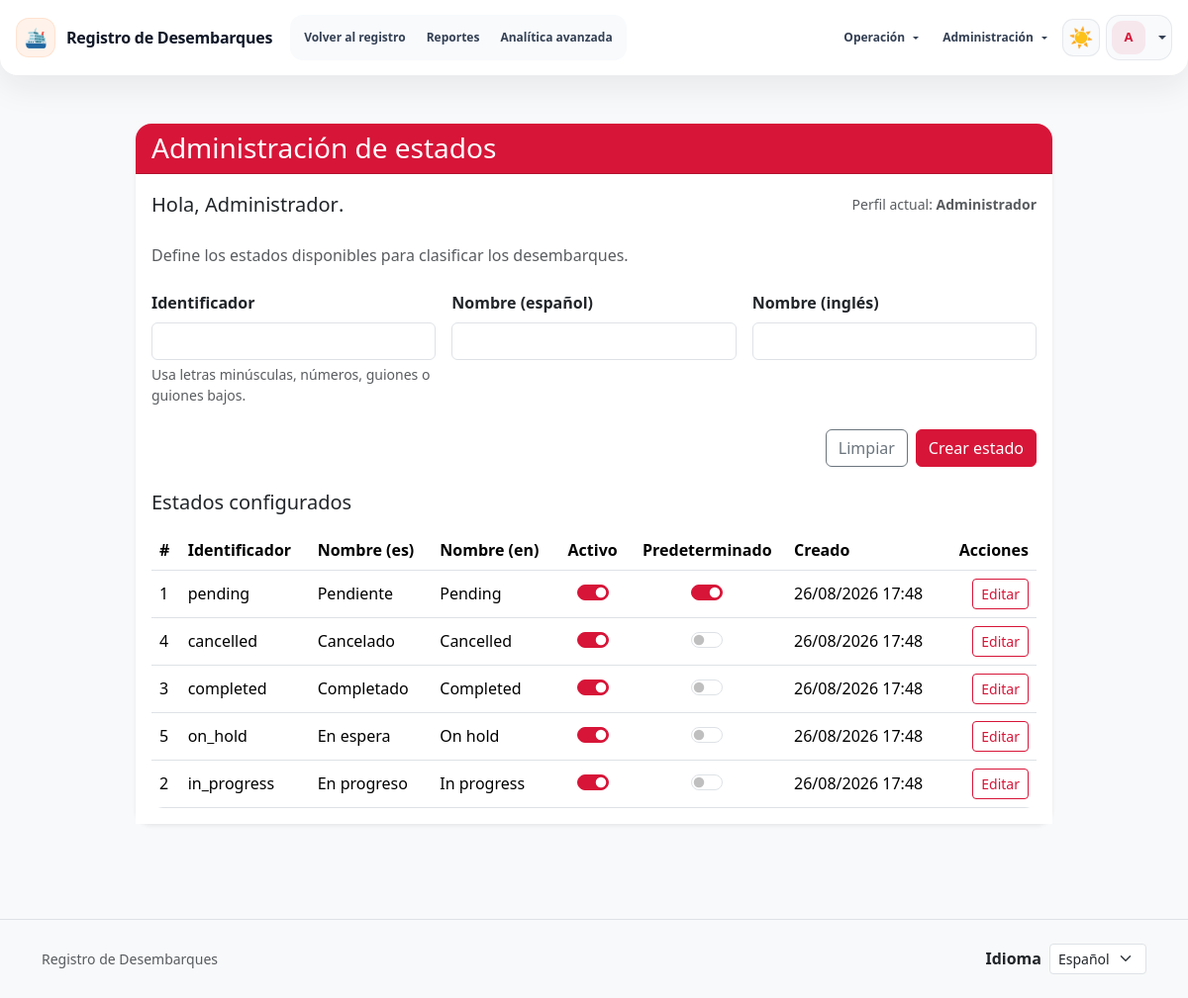
The app's page /public/statuses.php (signed in) with its own data.
### tables this page shows
CREATE TABLE IF NOT EXISTS desembarque_statuses (
    id INT UNSIGNED AUTO_INCREMENT PRIMARY KEY,
    slug VARCHAR(50) NOT NULL UNIQUE,
    name_es VARCHAR(100) NOT NULL,
    name_en VARCHAR(100) NOT NULL,
    is_active TINYINT(1) NOT NULL DEFAULT 1,
    is_default TINYINT(1) NOT NULL DEFAULT 0,
    created_at TIMESTAMP DEFAULT CURRENT_TIMESTAMP
);

### public/statuses.php (the view, shortened to what the rows shown need)
<?php
require_once __DIR__ . '/../config/i18n.php';
require_once __DIR__ . '/../config/theme.php';
require_once __DIR__ . '/../config/database.php';
$currentLanguage = getAppLanguage();
$user = $_SESSION['user'];
$themePreference = getUserThemePreference($user);
$currentTheme = $themePreference['theme'];
$statuses = [];
$loadError = '';
try {
    $connection = getDatabaseConnection();
} catch (RuntimeException $exception) {
    $loadError = $exception->getMessage();
    $connection = null;
}
if ($loadError === '' && isset($connection) && $connection instanceof mysqli) {
    try {
        $query = 'SELECT id, slug, name_es, name_en, is_active, is_default, created_at FROM desembarque_statuses ORDER BY is_default DESC, name_es ASC, id ASC';
        $result = $connection->query($query);
        if ($result instanceof mysqli_result) {
            while ($row = $result->fetch_assoc()) {
                $createdAtDisplay = '';
                if (! empty($row['created_at'])) {
                    try {
                        $createdAt = new DateTimeImmutable((string) $row['created_at']);
                        $createdAtDisplay = $createdAt->format('d/m/Y H:i');
                    } catch (Throwable $exception) {
                        $createdAtDisplay = (string) $row['created_at'];
                    }
                }
                $statuses[] = [
                    'id' => isset($row['id']) ? (int) $row['id'] : 0,
                    'slug' => (string) ($row['slug'] ?? ''),
                    'name_es' => (string) ($row['name_es'] ?? ''),
                    'name_en' => (string) ($row['name_en'] ?? ''),
                    'is_active' => (int) ($row['is_active'] ?? 0) === 1,
                    'is_default' => (int) ($row['is_default'] ?? 0) === 1,
                    'created_at_display' => $createdAtDisplay,
                ];
            }
        }
    } catch (Throwable $exception) {
        $loadError = translate('statuses.load.error', ['error' => $exception->getMessage()], $currentLanguage);
    }
}
?><!DOCTYPE html>
<html lang="<?= htmlspecialchars($currentLanguage, ENT_QUOTES, 'UTF-8') ?>">
    <head>
        <?php require __DIR__ . '/partials/styles.php'; ?>
    </head>
    <body class="<?= $currentTheme === 'dark' ? 'theme-dark' : '' ?>">
        <div class="container py-5">
            <div class="row justify-content-center">
                <div class="col-lg-10">
                    <div class="card shadow-sm form-card">
                        <div class="card-header bg-primary text-white">
                            <h1 class="h3 mb-0"><?= htmlspecialchars(translate('statuses.header', [], $currentLanguage), ENT_QUOTES, 'UTF-8') ?></h1>
                        </div>
                        <div class="card-body">
                            <h2 class="h5 mb-3"><?= htmlspecialchars(translate('statuses.table.title', [], $currentLanguage), ENT_QUOTES, 'UTF-8') ?></h2>
                            <?php if ($loadError !== ''): ?>
                                <div class="alert alert-danger" role="alert">
                                    <?= htmlspecialchars($loadError, ENT_QUOTES, 'UTF-8') ?>
                                </div>
                            <?php else: ?>
                                <div class="table-responsive">
                                    <table class="table table-hover align-middle mb-0">
                                        <thead>
                                            <tr>
                                                <th scope="col"><?= htmlspecialchars(translate('statuses.table.headers.id', [], $currentLanguage), ENT_QUOTES, 'UTF-8') ?></th>
                                                <th scope="col"><?= htmlspecialchars(translate('statuses.table.headers.slug', [], $currentLanguage), ENT_QUOTES, 'UTF-8') ?></th>
                                                <th scope="col"><?= htmlspecialchars(translate('statuses.table.headers.name_es', [], $currentLanguage), ENT_QUOTES, 'UTF-8') ?></th>
                                                <th scope="col"><?= htmlspecialchars(translate('statuses.table.headers.name_en', [], $currentLanguage), ENT_QUOTES, 'UTF-8') ?></th>
                                                <th scope="col" class="text-center"><?= htmlspecialchars(translate('statuses.table.headers.active', [], $currentLanguage), ENT_QUOTES, 'UTF-8') ?></th>
                                                <th scope="col" class="text-center"><?= htmlspecialchars(translate('statuses.table.headers.default', [], $currentLanguage), ENT_QUOTES, 'UTF-8') ?></th>
                                                <th scope="col"><?= htmlspecialchars(translate('statuses.table.headers.created', [], $currentLanguage), ENT_QUOTES, 'UTF-8') ?></th>
                                                <th scope="col" class="text-end"><?= htmlspecialchars(translate('statuses.table.headers.actions', [], $currentLanguage), ENT_QUOTES, 'UTF-8') ?></th>
                                            </tr>
                                        </thead>
                                        <tbody id="statuses-table-body">
                                            <?php if ($statuses === []): ?>
                                                <tr class="statuses-empty-row">
                                                    <td colspan="8" class="text-center text-muted py-4">
                                                        <?= htmlspecialchars(translate('statuses.table.empty', [], $currentLanguage), ENT_QUOTES, 'UTF-8') ?>
                                                    </td>
                                                </tr>
                                            <?php else: ?>
                                                <?php foreach ($statuses as $status): ?>
                                                    <tr
                                                        data-status-id="<?= (int) $status['id'] ?>"
                                                        data-status-slug="<?= htmlspecialchars($status['slug'], ENT_QUOTES, 'UTF-8') ?>"
                                                        data-status-name-es="<?= htmlspecialchars($status['name_es'], ENT_QUOTES, 'UTF-8') ?>"
                                                        data-status-name-en="<?= htmlspecialchars($status['name_en'], ENT_QUOTES, 'UTF-8') ?>"
                                                        data-status-active="<?= ! empty($status['is_active']) ? '1' : '0' ?>"
                                                        data-status-default="<?= ! empty($status['is_default']) ? '1' : '0' ?>"
                                                    >
                                                        <td><?= (int) $status['id'] ?></td>
                                                        <td><?= htmlspecialchars($status['slug'], ENT_QUOTES, 'UTF-8') ?></td>
                                                        <td><?= htmlspecialchars($status['name_es'], ENT_QUOTES, 'UTF-8') ?></td>
                                                        <td><?= htmlspecialchars($status['name_en'], ENT_QUOTES, 'UTF-8') ?></td>
                                                        <td class="text-center">
                                                            <div class="form-check form-switch justify-content-center d-flex">
                                                                <input
                                                                    class="form-check-input status-active-toggle"
                                                                    type="checkbox"
                                                                    role="switch"
                                                                    data-status-id="<?= (int) $status['id'] ?>"
                                                                    aria-label="<?= htmlspecialchars(translate('statuses.table.toggle_active', [], $currentLanguage), ENT_QUOTES, 'UTF-8') ?>"
                                                                    title="<?= htmlspecialchars(translate('statuses.table.toggle_active', [], $currentLanguage), ENT_QUOTES, 'UTF-8') ?>"
                                                                    <?= ! empty($status['is_active']) ? 'checked' : '' ?>
                                                                >
                                                            </div>
                                                        </td>
                                                        <td class="text-center">
                                                            <div class="form-check form-switch justify-content-center d-flex">
                                                                <input
                                                                    class="form-check-input status-default-toggle"
                                                                    type="checkbox"
                                                                    role="switch"
                                                                    data-status-id="<?= (int) $status['id'] ?>"
                                                                    aria-label="<?= htmlspecialchars(translate('statuses.table.toggle_default', [], $currentLanguage), ENT_QUOTES, 'UTF-8') ?>"
                                                                    title="<?= htmlspecialchars(translate('statuses.table.toggle_default', [], $currentLanguage), ENT_QUOTES, 'UTF-8') ?>"
                                                                    <?= ! empty($status['is_default']) ? 'checked' : '' ?>
                                                                    <?= empty($status['is_active']) ? 'disabled' : '' ?>
                                                                >
                                                            </div>
                                                        </td>
                                                        <td><?= htmlspecialchars((string) $status['created_at_display'], ENT_QUOTES, 'UTF-8') ?></td>
                                                        <td class="text-end">
                                                            <button
                                                                type="button"
                                                                class="btn btn-outline-primary btn-sm js-edit-status"
                                                                data-status-id="<?= (int) $status['id'] ?>"
                                                                data-status-slug="<?= htmlspecialchars($status['slug'], ENT_QUOTES, 'UTF-8') ?>"
                                                                data-status-name-es="<?= htmlspecialchars($status['name_es'], ENT_QUOTES, 'UTF-8') ?>"
                                                                data-status-name-en="<?= htmlspecialchars($status['name_en'], ENT_QUOTES, 'UTF-8') ?>"
                                                            >
                                                                <?= htmlspecialchars(translate('statuses.table.actions.edit', [], $currentLanguage), ENT_QUOTES, 'UTF-8') ?>
                                                            </button>
                                                        </td>
                                                    </tr>
                                                <?php endforeach; ?>
                                            <?php endif; ?>
                                        </tbody>
                                    </table>
                                </div>
                            <?php endif; ?>
                        </div>
                    </div>
                </div>
            </div>
        </div>
    </body>
</html>

### records on screen
desembarque_statuses: id "1", slug "pending", name_es "Pendiente", name_en "Pending", is_active "☑", created_at_display "26/08/2026 17:48"
desembarque_statuses: id "4", slug "cancelled", name_es "Cancelado", name_en "Cancelled", is_active "☑", created_at_display "26/08/2026 17:48"
desembarque_statuses: id "3", slug "completed", name_es "Completado", name_en "Completed", is_active "☑", created_at_display "26/08/2026 17:48"
desembarque_statuses: id "5", slug "on_hold", name_es "En espera", name_en "On hold", is_active "☑", created_at_display "26/08/2026 17:48"
desembarque_statuses: id "2", slug "in_progress", name_es "En progreso", name_en "In progress", is_active "☑", created_at_display "26/08/2026 17:48"

### other values on screen
translate('app.name', [], $currentLanguageValue) "Registro de Desembarques"
$link['label'] "Volver al registro"
$link['label'] "Reportes"
$link['label'] "Analítica avanzada"
$operationsLabel "Operación"
$adminLabel "Administración"
$profileInitialEscaped "A"
translate('statuses.header', [], $currentLanguage) "Administración de estados"
$greetingMessage "Hola, Administrador ."
$currentRoleMessage "Perfil actual: Administrador"
translate('statuses.intro', [], $currentLanguage) "Define los estados disponibles para clasificar los desembarques."
translate('statuses.form.slug', [], $currentLanguage) "Identificador"
translate('statuses.form.slug_help', [], $currentLanguage) "Usa letras minúsculas, números, guiones o guiones bajos."
translate('statuses.form.name_es', [], $currentLanguage) "Nombre (español)"
translate('statuses.form.name_en', [], $currentLanguage) "Nombre (inglés)"
